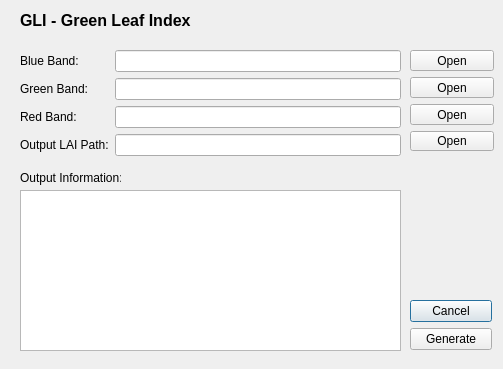
<?xml version="1.0" encoding="UTF-8"?>
<ui version="4.0">
 <class>Gli</class>
 <widget class="QDialog" name="Gli">
  <property name="geometry">
   <rect>
    <x>0</x>
    <y>0</y>
    <width>503</width>
    <height>369</height>
   </rect>
  </property>
  <property name="windowTitle">
   <string>Dialog</string>
  </property>
  <widget class="QLabel" name="label_4">
   <property name="geometry">
    <rect>
     <x>20</x>
     <y>0</y>
     <width>411</width>
     <height>41</height>
    </rect>
   </property>
   <property name="font">
    <font>
     <pointsize>12</pointsize>
     <weight>75</weight>
     <bold>true</bold>
    </font>
   </property>
   <property name="text">
    <string>GLI - Green Leaf Index</string>
   </property>
  </widget>
  <widget class="QTextBrowser" name="textBrowser">
   <property name="geometry">
    <rect>
     <x>20</x>
     <y>190</y>
     <width>381</width>
     <height>161</height>
    </rect>
   </property>
  </widget>
  <widget class="QWidget" name="layoutWidget_2">
   <property name="geometry">
    <rect>
     <x>410</x>
     <y>300</y>
     <width>82</width>
     <height>50</height>
    </rect>
   </property>
   <layout class="QVBoxLayout" name="verticalLayout_4">
    <item>
     <widget class="QPushButton" name="cancel_btn">
      <property name="text">
       <string>Cancel</string>
      </property>
     </widget>
    </item>
    <item>
     <widget class="QPushButton" name="gli_btn">
      <property name="text">
       <string>Generate</string>
      </property>
     </widget>
    </item>
   </layout>
  </widget>
  <widget class="QWidget" name="layoutWidget">
   <property name="geometry">
    <rect>
     <x>20</x>
     <y>50</y>
     <width>381</width>
     <height>111</height>
    </rect>
   </property>
   <layout class="QFormLayout" name="formLayout">
    <item row="0" column="0">
     <layout class="QVBoxLayout" name="verticalLayout">
      <item>
       <widget class="QLabel" name="label_6">
        <property name="text">
         <string>Blue Band:</string>
        </property>
       </widget>
      </item>
      <item>
       <widget class="QLabel" name="label_2">
        <property name="text">
         <string>Green Band:</string>
        </property>
       </widget>
      </item>
      <item>
       <widget class="QLabel" name="label">
        <property name="text">
         <string>Red Band:</string>
        </property>
       </widget>
      </item>
      <item>
       <widget class="QLabel" name="label_3">
        <property name="text">
         <string>Output LAI Path:</string>
        </property>
       </widget>
      </item>
     </layout>
    </item>
    <item row="0" column="1">
     <layout class="QVBoxLayout" name="verticalLayout_2">
      <item>
       <widget class="QLineEdit" name="gliBLUE_txt"/>
      </item>
      <item>
       <widget class="QLineEdit" name="gliGreen_txt"/>
      </item>
      <item>
       <widget class="QLineEdit" name="gliRED_txt"/>
      </item>
      <item>
       <widget class="QLineEdit" name="gliOut_txt"/>
      </item>
     </layout>
    </item>
   </layout>
  </widget>
  <widget class="QLabel" name="label_5">
   <property name="geometry">
    <rect>
     <x>20</x>
     <y>170</y>
     <width>101</width>
     <height>16</height>
    </rect>
   </property>
   <property name="text">
    <string>Output Information:</string>
   </property>
  </widget>
  <widget class="QWidget" name="layoutWidget_4">
   <property name="geometry">
    <rect>
     <x>410</x>
     <y>50</y>
     <width>84</width>
     <height>101</height>
    </rect>
   </property>
   <layout class="QHBoxLayout" name="horizontalLayout">
    <item>
     <layout class="QVBoxLayout" name="verticalLayout_3">
      <item>
       <widget class="QPushButton" name="gliBLUE_btn">
        <property name="text">
         <string>Open</string>
        </property>
       </widget>
      </item>
      <item>
       <widget class="QPushButton" name="gliGreen_btn">
        <property name="text">
         <string>Open</string>
        </property>
       </widget>
      </item>
      <item>
       <widget class="QPushButton" name="gliRED_btn">
        <property name="text">
         <string>Open</string>
        </property>
       </widget>
      </item>
      <item>
       <widget class="QPushButton" name="gliOut_btn">
        <property name="text">
         <string>Open</string>
        </property>
       </widget>
      </item>
     </layout>
    </item>
   </layout>
  </widget>
 </widget>
 <resources/>
 <connections/>
</ui>
